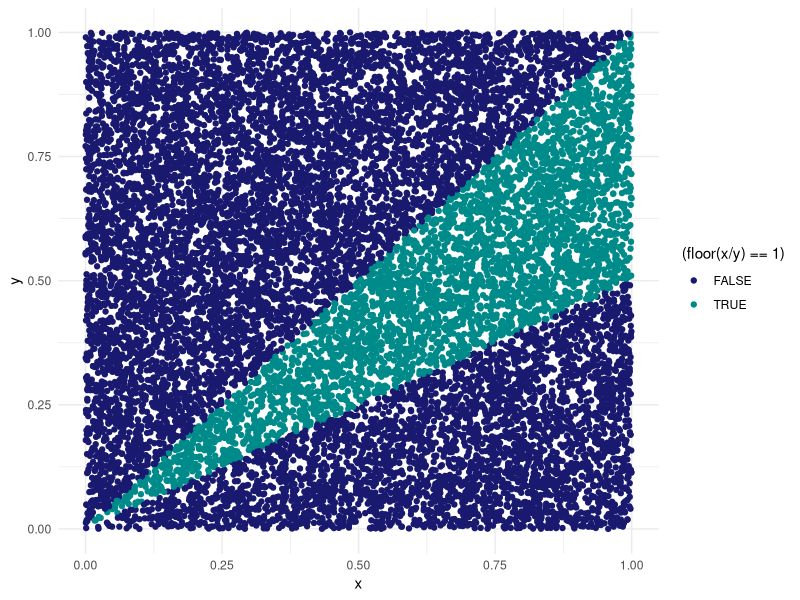
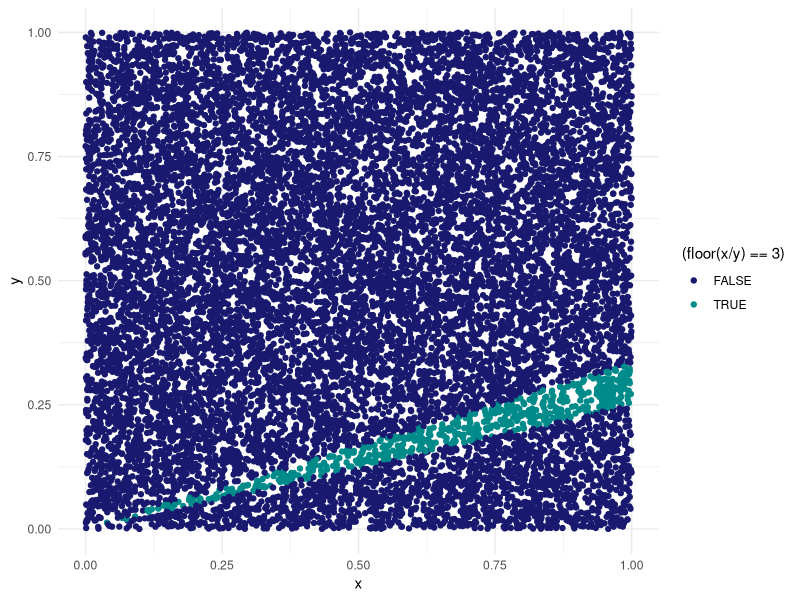
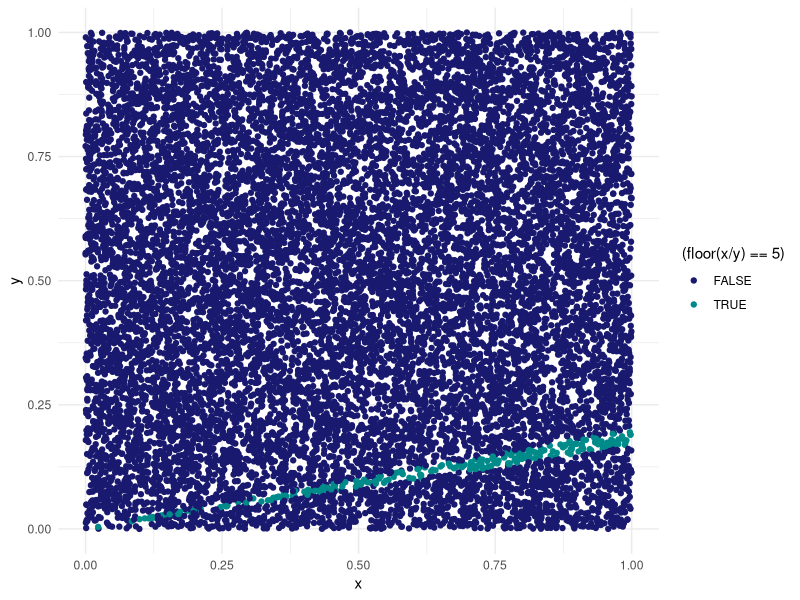
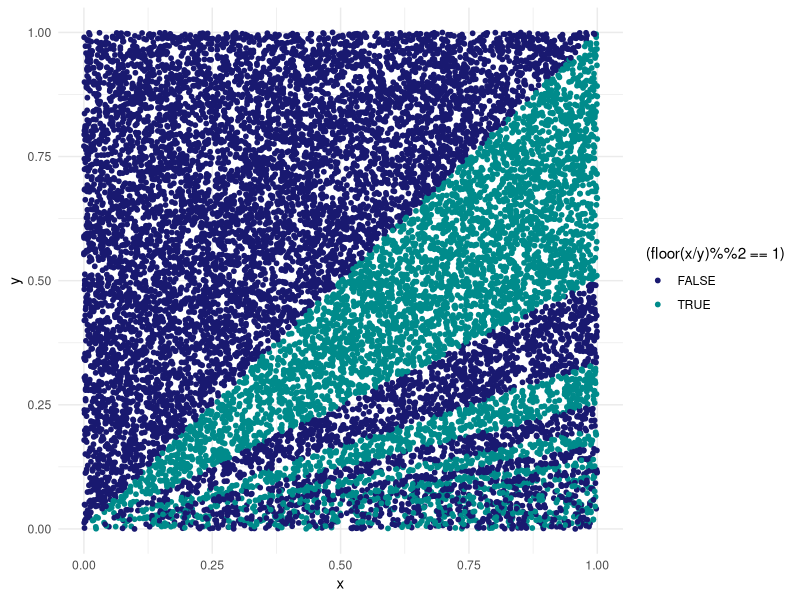

Here is the R script that generated these plots, in order:
## ---- chunk 1
library(tidyverse)
data_points <- tibble(
  x = runif(15000, 0, 1),
  y = runif(15000, 0, 1)
)
floor_plot <- function(data, z) {
  data %>% 
    ggplot(aes(x, y , color  = (floor(x/y) == {{ z }}))) +
    geom_point(size = 1.5) +
    scale_color_manual(values = c("midnightblue", "cyan4")) +
    theme_minimal()
}
floor_plot(data_points, 1)
## ---- chunk 2
floor_plot(data_points, 3)
## ---- chunk 3
floor_plot(data_points, 5)
## ---- chunk 4
data_points %>% 
  ggplot(aes(x, y, color = (floor(x/y)%%2 == 1))) +
  geom_point(size = 1.3) +
  scale_color_manual(values = c("midnightblue", "cyan4")) +
  theme_minimal()
